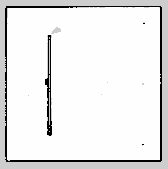
#> input picture langchain_playground/data/images/map.pgm, 168 x 169 px, found by its file name
$ python visualization.py
#> lines starting #> are read from the running program, lines starting #| are printed output that depends on the picture
import numpy as np
import matplotlib.pyplot as plt
from matplotlib.image import imread
from mpl_toolkits.mplot3d import Axes3D

map_metadata = {
    'image': 'map.pgm',
    'resolution': 0.05,
    'origin': [-1.17, -4.35, 0]
}

map_image_path = '../data/images/map.pgm'
map_image = imread(map_image_path)
#> map_image is the input picture: shape (169, 168); min 0, max 254, mean 234.2

data = [
    {"name": "person", "position": [1, 2, 2], "features": ["features_1", "features_2", "features_3"], "timestamp": "12:30:53", "notes": "The person is holding a phone to their ear, appearing to be in the middle of a phone call."},
    {"name": "phone", "position": [1.5, 2, 2], "features": ["features_1", "features_2", "features_3"], "timestamp": "12:30:51", "notes": "The phone appears to be an iPhone"},
    {"name": "chair", "position": [1, 1, 1], "features": ["features_1", "features_2", "features_3"], "timestamp": "12:31:01", "notes": "The chair is made of black steel."},
    {"name": "cloth", "position": [1, 2, 1], "features": ["features_1", "features_2", "features_3"], "timestamp": "12:31:21", "notes": "The white t-shirt features a pattern."},
    {"name": "desk", "position": [2, 2, 1], "features": ["features_1", "features_2", "features_3"], "timestamp": "12:32:11", "notes": "The desk is white, with a laptop and several books on top, some of which are open, suggesting that someone had been studying there."}
]

def adjust_position(position, resolution, origin):
    adjusted_x = (position[0] - origin[0]) / resolution
    adjusted_y = (position[1] - origin[1]) / resolution
    return [adjusted_x, adjusted_y, position[2]]

fig = plt.figure()
ax = fig.add_subplot(111, projection='3d')

map_height, map_width = map_image.shape
#> map_height = 169; map_width = 168
x = np.linspace(0, map_width, map_width)
#> x = 168 values from 0 to 168
y = np.linspace(0, map_height, map_height)
#> y = 169 values from 0 to 169
x, y = np.meshgrid(x, y)

map_surface = np.flipud(map_image)
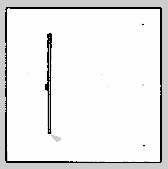
#> map_surface: shape (169, 168); min 0, max 254, mean 234.2

ax.plot_surface(x, y, np.zeros_like(map_surface), rstride=1, cstride=1, facecolors=plt.cm.gray(map_surface / 255), shade=False)
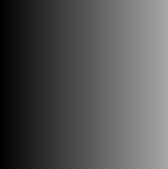
#> x: shape (169, 168) float64; min 0, max 168, mean 84

for item in data:
    adjusted_position = adjust_position(item["position"], map_metadata['resolution'], map_metadata['origin'])

    ax.scatter(adjusted_position[0], adjusted_position[1], adjusted_position[2], marker='o', s=100, label=item["name"])

    ax.text(adjusted_position[0], adjusted_position[1], adjusted_position[2], f"{item['name']}\n{item['notes']}\n{item['timestamp']}", fontsize=9)

ax.set_xlabel('X Position')
ax.set_ylabel('Y Position')
ax.set_zlabel('Z Position')
# ax.view_init(elev=90, azim=-90)

plt.legend()
plt.show()
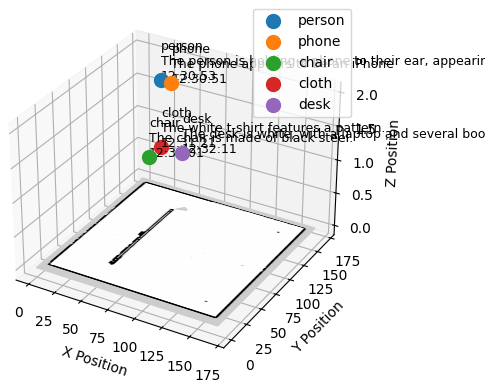
#> figure drawn by matplotlib, 1 panel
